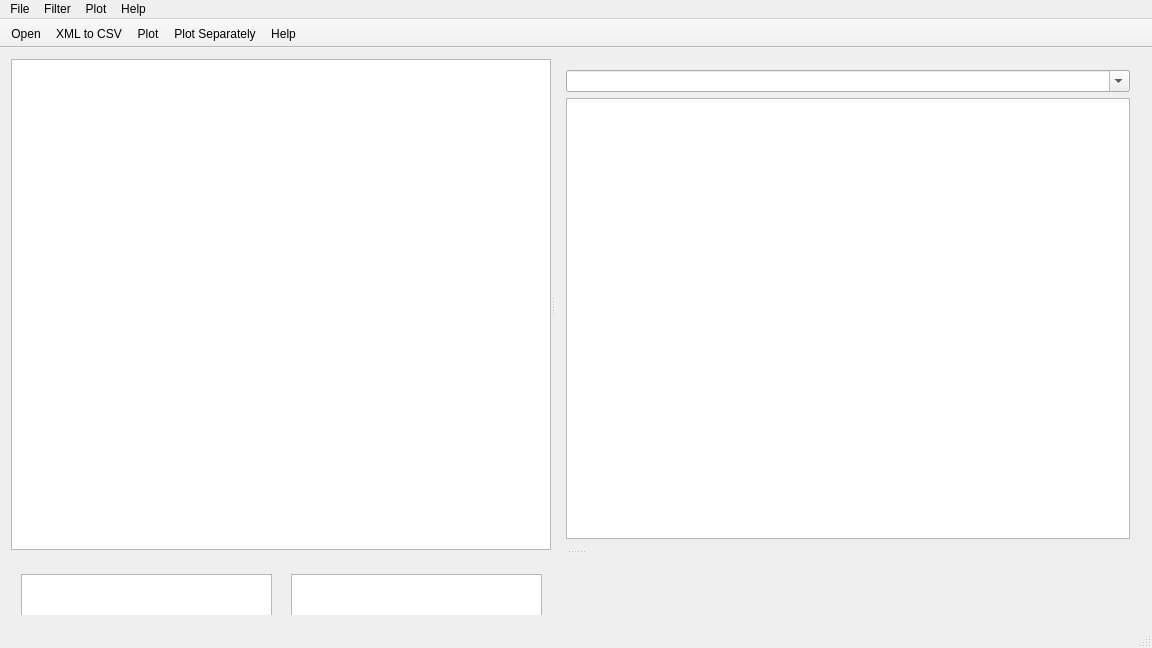
<?xml version="1.0" encoding="UTF-8"?>
<ui version="4.0">
 <class>MainWindow</class>
 <widget class="QMainWindow" name="MainWindow">
  <property name="geometry">
   <rect>
    <x>0</x>
    <y>0</y>
    <width>1152</width>
    <height>648</height>
   </rect>
  </property>
  <property name="contextMenuPolicy">
   <enum>Qt::NoContextMenu</enum>
  </property>
  <property name="acceptDrops">
   <bool>true</bool>
  </property>
  <widget class="QWidget" name="centralWidget">
   <layout class="QHBoxLayout" name="horizontalLayout_2">
    <item>
     <widget class="QSplitter" name="splitterVer">
      <property name="orientation">
       <enum>Qt::Vertical</enum>
      </property>
      <widget class="QSplitter" name="splitterHor">
       <property name="orientation">
        <enum>Qt::Horizontal</enum>
       </property>
       <widget class="QListWidget" name="moduleNameView">
        <property name="contextMenuPolicy">
         <enum>Qt::CustomContextMenu</enum>
        </property>
        <property name="selectionMode">
         <enum>QAbstractItemView::ExtendedSelection</enum>
        </property>
        <property name="sortingEnabled">
         <bool>true</bool>
        </property>
       </widget>
       <widget class="QWidget" name="layoutWidget">
        <layout class="QVBoxLayout" name="verticalLayout">
         <item>
          <widget class="QComboBox" name="filterComboBox">
           <property name="editable">
            <bool>true</bool>
           </property>
           <property name="maxVisibleItems">
            <number>30</number>
           </property>
           <property name="insertPolicy">
            <enum>QComboBox::InsertAtTop</enum>
           </property>
          </widget>
         </item>
         <item>
          <widget class="QWidget" name="counterNameViewParent" native="true">
           <layout class="QHBoxLayout" name="horizontalLayout">
            <property name="spacing">
             <number>0</number>
            </property>
            <property name="leftMargin">
             <number>0</number>
            </property>
            <property name="topMargin">
             <number>0</number>
            </property>
            <property name="rightMargin">
             <number>0</number>
            </property>
            <property name="bottomMargin">
             <number>0</number>
            </property>
            <item>
             <widget class="QListView" name="counterNameView">
              <property name="sizePolicy">
               <sizepolicy hsizetype="Expanding" vsizetype="Expanding">
                <horstretch>0</horstretch>
                <verstretch>0</verstretch>
               </sizepolicy>
              </property>
              <property name="mouseTracking">
               <bool>true</bool>
              </property>
              <property name="contextMenuPolicy">
               <enum>Qt::CustomContextMenu</enum>
              </property>
              <property name="selectionMode">
               <enum>QAbstractItemView::ExtendedSelection</enum>
              </property>
              <property name="selectionRectVisible">
               <bool>true</bool>
              </property>
             </widget>
            </item>
           </layout>
          </widget>
         </item>
        </layout>
       </widget>
      </widget>
      <widget class="QWidget" name="stackedWidget" native="true">
       <widget class="LogTextEdit" name="logTextEdit">
        <property name="geometry">
         <rect>
          <x>10</x>
          <y>20</y>
          <width>251</width>
          <height>91</height>
         </rect>
        </property>
        <property name="minimumSize">
         <size>
          <width>0</width>
          <height>30</height>
         </size>
        </property>
       </widget>
       <widget class="QPlainTextEdit" name="counterDescription">
        <property name="geometry">
         <rect>
          <x>280</x>
          <y>20</y>
          <width>251</width>
          <height>91</height>
         </rect>
        </property>
        <property name="readOnly">
         <bool>true</bool>
        </property>
       </widget>
      </widget>
     </widget>
    </item>
   </layout>
  </widget>
  <widget class="QMenuBar" name="menuBar">
   <property name="geometry">
    <rect>
     <x>0</x>
     <y>0</y>
     <width>1152</width>
     <height>21</height>
    </rect>
   </property>
   <widget class="QMenu" name="menuFile">
    <property name="title">
     <string>File</string>
    </property>
    <property name="separatorsCollapsible">
     <bool>true</bool>
    </property>
    <addaction name="actionOpen"/>
    <addaction name="actionXmlToCsv"/>
    <addaction name="actionCloseFile"/>
    <addaction name="separator"/>
    <addaction name="separator"/>
    <addaction name="actionExit"/>
   </widget>
   <widget class="QMenu" name="menuHelp">
    <property name="title">
     <string>Help</string>
    </property>
    <addaction name="actionHelp"/>
    <addaction name="actionChangeLog"/>
    <addaction name="actionAbout"/>
   </widget>
   <widget class="QMenu" name="menuPlot">
    <property name="title">
     <string>Plot</string>
    </property>
    <property name="separatorsCollapsible">
     <bool>true</bool>
    </property>
    <addaction name="actionPlot"/>
    <addaction name="actionPlotSeparately"/>
    <addaction name="separator"/>
    <addaction name="actionOpenPluginsFolder"/>
    <addaction name="actionBrowseOnlinePlugins"/>
    <addaction name="actionOptions"/>
    <addaction name="separator"/>
   </widget>
   <widget class="QMenu" name="menuFilter">
    <property name="title">
     <string>Filter</string>
    </property>
    <property name="separatorsCollapsible">
     <bool>true</bool>
    </property>
   </widget>
   <addaction name="menuFile"/>
   <addaction name="menuFilter"/>
   <addaction name="menuPlot"/>
   <addaction name="menuHelp"/>
  </widget>
  <widget class="QToolBar" name="mainToolBar">
   <property name="movable">
    <bool>false</bool>
   </property>
   <attribute name="toolBarArea">
    <enum>TopToolBarArea</enum>
   </attribute>
   <attribute name="toolBarBreak">
    <bool>false</bool>
   </attribute>
   <addaction name="actionOpen"/>
   <addaction name="actionXmlToCsv"/>
   <addaction name="actionPlot"/>
   <addaction name="actionPlotSeparately"/>
   <addaction name="actionHelp"/>
  </widget>
  <widget class="QStatusBar" name="statusBar"/>
  <action name="actionOpen">
   <property name="icon">
    <iconset resource="VisualStatistics.qrc">
     <normaloff>:/images/plus.png</normaloff>:/images/plus.png</iconset>
   </property>
   <property name="text">
    <string>Open...</string>
   </property>
   <property name="toolTip">
    <string>Open CSV format counter file</string>
   </property>
   <property name="statusTip">
    <string>Open CSV format counter file</string>
   </property>
   <property name="shortcut">
    <string>Ctrl+O</string>
   </property>
  </action>
  <action name="actionCloseFile">
   <property name="text">
    <string>Close File</string>
   </property>
   <property name="statusTip">
    <string>Close File</string>
   </property>
   <property name="shortcut">
    <string>Ctrl+W</string>
   </property>
  </action>
  <action name="actionExit">
   <property name="text">
    <string>Exit</string>
   </property>
   <property name="statusTip">
    <string>Exit</string>
   </property>
   <property name="shortcut">
    <string>Ctrl+Q</string>
   </property>
  </action>
  <action name="actionHelp">
   <property name="icon">
    <iconset resource="VisualStatistics.qrc">
     <normaloff>:/images/help.png</normaloff>:/images/help.png</iconset>
   </property>
   <property name="text">
    <string>Help</string>
   </property>
   <property name="statusTip">
    <string>Help</string>
   </property>
   <property name="shortcut">
    <string>F1</string>
   </property>
  </action>
  <action name="actionPlot">
   <property name="icon">
    <iconset resource="VisualStatistics.qrc">
     <normaloff>:/images/plot.png</normaloff>:/images/plot.png</iconset>
   </property>
   <property name="text">
    <string>Plot</string>
   </property>
   <property name="toolTip">
    <string>Plot in a single window</string>
   </property>
   <property name="statusTip">
    <string>Plot in a single window</string>
   </property>
   <property name="shortcut">
    <string>Ctrl+D</string>
   </property>
  </action>
  <action name="actionPlotSeparately">
   <property name="icon">
    <iconset resource="VisualStatistics.qrc">
     <normaloff>:/images/plot-separately.png</normaloff>:/images/plot-separately.png</iconset>
   </property>
   <property name="text">
    <string>Plot Separately</string>
   </property>
   <property name="toolTip">
    <string>Plot separately in multiple windows</string>
   </property>
   <property name="statusTip">
    <string>Plot separately in multiple windows</string>
   </property>
   <property name="shortcut">
    <string>Ctrl+M</string>
   </property>
  </action>
  <action name="actionAbout">
   <property name="text">
    <string>About...</string>
   </property>
   <property name="statusTip">
    <string>About</string>
   </property>
  </action>
  <action name="actionClearFilterHistory">
   <property name="text">
    <string>Clear Filter History</string>
   </property>
  </action>
  <action name="actionXmlToCsv">
   <property name="icon">
    <iconset resource="VisualStatistics.qrc">
     <normaloff>:/images/to-csv.png</normaloff>:/images/to-csv.png</iconset>
   </property>
   <property name="text">
    <string>XML to CSV...</string>
   </property>
   <property name="toolTip">
    <string>Convert KPI/KCI files to CSV format</string>
   </property>
   <property name="statusTip">
    <string>Convert KPI/KCI files to CSV format</string>
   </property>
  </action>
  <action name="actionChangeLog">
   <property name="text">
    <string>Change Log...</string>
   </property>
   <property name="statusTip">
    <string>Change Log</string>
   </property>
  </action>
  <action name="actionOptions">
   <property name="text">
    <string>Options...</string>
   </property>
   <property name="toolTip">
    <string>Open options dialog</string>
   </property>
   <property name="statusTip">
    <string>Open options dialog</string>
   </property>
  </action>
  <action name="actionOpenPluginsFolder">
   <property name="text">
    <string>Open Plugins Folder</string>
   </property>
   <property name="toolTip">
    <string>Open local plugins folder</string>
   </property>
   <property name="statusTip">
    <string>Open local plugins folder</string>
   </property>
  </action>
  <action name="actionBrowseOnlinePlugins">
   <property name="text">
    <string>Browse Online Plugins</string>
   </property>
   <property name="toolTip">
    <string>Browse online plugins in default browser</string>
   </property>
   <property name="statusTip">
    <string>Browse online plugins in default browser</string>
   </property>
  </action>
 </widget>
 <layoutdefault spacing="6" margin="11"/>
 <customwidgets>
  <customwidget>
   <class>LogTextEdit</class>
   <extends>QPlainTextEdit</extends>
   <header>LogTextEdit.h</header>
  </customwidget>
 </customwidgets>
 <resources>
  <include location="VisualStatistics.qrc"/>
 </resources>
 <connections>
  <connection>
   <sender>actionExit</sender>
   <signal>triggered()</signal>
   <receiver>MainWindow</receiver>
   <slot>close()</slot>
   <hints>
    <hint type="sourcelabel">
     <x>-1</x>
     <y>-1</y>
    </hint>
    <hint type="destinationlabel">
     <x>301</x>
     <y>196</y>
    </hint>
   </hints>
  </connection>
 </connections>
</ui>
